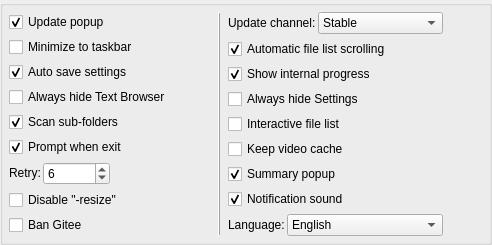
            <widget class="QGroupBox" name="groupBox_8">
             <property name="title">
              <string/>
             </property>
             <layout class="QGridLayout" name="gridLayout_14" columnstretch="0,0,0,0,0">
              <property name="leftMargin">
               <number>6</number>
              </property>
              <property name="topMargin">
               <number>6</number>
              </property>
              <property name="rightMargin">
               <number>6</number>
              </property>
              <property name="bottomMargin">
               <number>6</number>
              </property>
              <property name="spacing">
               <number>7</number>
              </property>
              <item row="0" column="0">
               <widget class="QFrame" name="frame_7">
                <property name="frameShape">
                 <enum>QFrame::NoFrame</enum>
                </property>
                <property name="frameShadow">
                 <enum>QFrame::Raised</enum>
                </property>
                <layout class="QGridLayout" name="gridLayout_50">
                 <property name="leftMargin">
                  <number>0</number>
                 </property>
                 <property name="topMargin">
                  <number>0</number>
                 </property>
                 <property name="rightMargin">
                  <number>0</number>
                 </property>
                 <property name="bottomMargin">
                  <number>0</number>
                 </property>
                 <property name="spacing">
                  <number>5</number>
                 </property>
                 <item row="0" column="0">
                  <widget class="QCheckBox" name="checkBox_UpdatePopup">
                   <property name="sizePolicy">
                    <sizepolicy hsizetype="Minimum" vsizetype="Fixed">
                     <horstretch>0</horstretch>
                     <verstretch>0</verstretch>
                    </sizepolicy>
                   </property>
                   <property name="toolTip">
                    <string>A pop-up window will prompts when an update is detected.</string>
                   </property>
                   <property name="text">
                    <string>Update popup</string>
                   </property>
                   <property name="checked">
                    <bool>true</bool>
                   </property>
                  </widget>
                 </item>
                 <item row="2" column="0">
                  <widget class="QCheckBox" name="checkBox_AutoSaveSettings">
                   <property name="toolTip">
                    <string>Settings will be saved automatically when you close the software.</string>
                   </property>
                   <property name="text">
                    <string>Auto save settings</string>
                   </property>
                   <property name="checked">
                    <bool>true</bool>
                   </property>
                  </widget>
                 </item>
                 <item row="9" column="0">
                  <widget class="QCheckBox" name="checkBox_DisableResize_gif">
                   <property name="toolTip">
                    <string>This option will be automatically enabled to improve
performance and fix issues when the software detects
that your PC has compatibility issues with ImageMagick.</string>
                   </property>
                   <property name="text">
                    <string>Disable &quot;-resize&quot;</string>
                   </property>
                  </widget>
                 </item>
                 <item row="5" column="0">
                  <widget class="QCheckBox" name="checkBox_PromptWhenExit">
                   <property name="text">
                    <string>Prompt when exit</string>
                   </property>
                   <property name="checked">
                    <bool>true</bool>
                   </property>
                  </widget>
                 </item>
                 <item row="1" column="0">
                  <widget class="QCheckBox" name="checkBox_MinimizeToTaskbar">
                   <property name="text">
                    <string>Minimize to taskbar</string>
                   </property>
                  </widget>
                 </item>
                 <item row="3" column="0">
                  <widget class="QCheckBox" name="checkBox_AlwaysHideTextBrowser">
                   <property name="toolTip">
                    <string>[Text browser] will be automatically hidden when the software starts.</string>
                   </property>
                   <property name="text">
                    <string>Always hide Text Browser</string>
                   </property>
                  </widget>
                 </item>
                 <item row="4" column="0">
                  <widget class="QCheckBox" name="checkBox_ScanSubFolders">
                   <property name="toolTip">
                    <string>When adding a folder to the file list, scan the files in
the subfolder and add them to the file list.</string>
                   </property>
                   <property name="text">
                    <string>Scan sub-folders</string>
                   </property>
                   <property name="checked">
                    <bool>true</bool>
                   </property>
                  </widget>
                 </item>
                 <item row="6" column="0">
                  <widget class="QFrame" name="frame_4">
                   <property name="sizePolicy">
                    <sizepolicy hsizetype="Preferred" vsizetype="Fixed">
                     <horstretch>0</horstretch>
                     <verstretch>0</verstretch>
                    </sizepolicy>
                   </property>
                   <property name="frameShape">
                    <enum>QFrame::NoFrame</enum>
                   </property>
                   <property name="frameShadow">
                    <enum>QFrame::Raised</enum>
                   </property>
                   <property name="lineWidth">
                    <number>0</number>
                   </property>
                   <layout class="QGridLayout" name="gridLayout_46">
                    <property name="leftMargin">
                     <number>0</number>
                    </property>
                    <property name="topMargin">
                     <number>0</number>
                    </property>
                    <property name="rightMargin">
                     <number>0</number>
                    </property>
                    <property name="bottomMargin">
                     <number>0</number>
                    </property>
                    <property name="spacing">
                     <number>2</number>
                    </property>
                    <item row="0" column="0">
                     <widget class="QLabel" name="label_39">
                      <property name="sizePolicy">
                       <sizepolicy hsizetype="Fixed" vsizetype="Fixed">
                        <horstretch>0</horstretch>
                        <verstretch>0</verstretch>
                       </sizepolicy>
                      </property>
                      <property name="toolTip">
                       <string>The number of retries when an image (or frame) processing fails.</string>
                      </property>
                      <property name="text">
                       <string>Retry:</string>
                      </property>
                     </widget>
                    </item>
                    <item row="0" column="1">
                     <widget class="QSpinBox" name="spinBox_retry">
                      <property name="sizePolicy">
                       <sizepolicy hsizetype="Preferred" vsizetype="Fixed">
                        <horstretch>0</horstretch>
                        <verstretch>0</verstretch>
                       </sizepolicy>
                      </property>
                      <property name="toolTip">
                       <string>The number of retries when an image (or frame) processing fails.</string>
                      </property>
                      <property name="minimum">
                       <number>1</number>
                      </property>
                      <property name="maximum">
                       <number>999999999</number>
                      </property>
                      <property name="value">
                       <number>6</number>
                      </property>
                     </widget>
                    </item>
                    <item row="0" column="2">
                     <spacer name="horizontalSpacer_5">
                      <property name="orientation">
                       <enum>Qt::Horizontal</enum>
                      </property>
                      <property name="sizeHint" stdset="0">
                       <size>
                        <width>40</width>
                        <height>20</height>
                       </size>
                      </property>
                     </spacer>
                    </item>
                   </layout>
                  </widget>
                 </item>
                 <item row="10" column="0">
                  <widget class="QCheckBox" name="checkBox_BanGitee">
                   <property name="toolTip">
                    <string>Stop downloading any data from Gitee.

When you cannot access github, enabling 
this option will affect the automatic
detection of new updates.</string>
                   </property>
                   <property name="text">
                    <string>Ban Gitee</string>
                   </property>
                  </widget>
                 </item>
                </layout>
               </widget>
              </item>
              <item row="0" column="4">
               <spacer name="horizontalSpacer_44">
                <property name="orientation">
                 <enum>Qt::Horizontal</enum>
                </property>
                <property name="sizeHint" stdset="0">
                 <size>
                  <width>40</width>
                  <height>20</height>
                 </size>
                </property>
               </spacer>
              </item>
              <item row="0" column="2">
               <widget class="Line" name="line_44">
                <property name="frameShadow">
                 <enum>QFrame::Raised</enum>
                </property>
                <property name="orientation">
                 <enum>Qt::Vertical</enum>
                </property>
               </widget>
              </item>
              <item row="0" column="1">
               <spacer name="horizontalSpacer_9">
                <property name="orientation">
                 <enum>Qt::Horizontal</enum>
                </property>
                <property name="sizeHint" stdset="0">
                 <size>
                  <width>40</width>
                  <height>20</height>
                 </size>
                </property>
               </spacer>
              </item>
              <item row="0" column="3">
               <widget class="QFrame" name="frame_8">
                <property name="frameShape">
                 <enum>QFrame::NoFrame</enum>
                </property>
                <property name="frameShadow">
                 <enum>QFrame::Raised</enum>
                </property>
                <layout class="QGridLayout" name="gridLayout_49">
                 <property name="leftMargin">
                  <number>0</number>
                 </property>
                 <property name="topMargin">
                  <number>0</number>
                 </property>
                 <property name="rightMargin">
                  <number>0</number>
                 </property>
                 <property name="bottomMargin">
                  <number>0</number>
                 </property>
                 <property name="spacing">
                  <number>5</number>
                 </property>
                 <item row="8" column="0">
                  <widget class="QFrame" name="frame_3">
                   <property name="sizePolicy">
                    <sizepolicy hsizetype="Preferred" vsizetype="Fixed">
                     <horstretch>0</horstretch>
                     <verstretch>0</verstretch>
                    </sizepolicy>
                   </property>
                   <property name="frameShape">
                    <enum>QFrame::NoFrame</enum>
                   </property>
                   <property name="frameShadow">
                    <enum>QFrame::Raised</enum>
                   </property>
                   <property name="lineWidth">
                    <number>0</number>
                   </property>
                   <layout class="QGridLayout" name="gridLayout_27">
                    <property name="leftMargin">
                     <number>0</number>
                    </property>
                    <property name="topMargin">
                     <number>0</number>
                    </property>
                    <property name="rightMargin">
                     <number>0</number>
                    </property>
                    <property name="bottomMargin">
                     <number>0</number>
                    </property>
                    <property name="spacing">
                     <number>2</number>
                    </property>
                    <item row="0" column="1">
                     <widget class="QComboBox" name="comboBox_language">
                      <property name="minimumSize">
                       <size>
                        <width>150</width>
                        <height>0</height>
                       </size>
                      </property>
                      <property name="toolTip">
                       <string>We recommend that you restart the software after changing 
the language for the language settings to fully take effect.</string>
                      </property>
                      <property name="currentText">
                       <string notr="true">English</string>
                      </property>
                      <item>
                       <property name="text">
                        <string notr="true">English</string>
                       </property>
                      </item>
                      <item>
                       <property name="text">
                        <string notr="true">简体中文</string>
                       </property>
                      </item>
                      <item>
                       <property name="text">
                        <string notr="true">繁體中文(由uimee翻譯)</string>
                       </property>
                      </item>
                      <item>
                       <property name="text">
                        <string notr="true">Русский</string>
                       </property>
                      </item>
                     </widget>
                    </item>
                    <item row="0" column="0">
                     <widget class="QLabel" name="label_21">
                      <property name="sizePolicy">
                       <sizepolicy hsizetype="Fixed" vsizetype="Fixed">
                        <horstretch>0</horstretch>
                        <verstretch>0</verstretch>
                       </sizepolicy>
                      </property>
                      <property name="maximumSize">
                       <size>
                        <width>16777215</width>
                        <height>16777215</height>
                       </size>
                      </property>
                      <property name="toolTip">
                       <string>We recommend that you restart the software after changing 
the language for the language settings to fully take effect.</string>
                      </property>
                      <property name="text">
                       <string>Language:</string>
                      </property>
                      <property name="alignment">
                       <set>Qt::AlignLeading|Qt::AlignLeft|Qt::AlignVCenter</set>
                      </property>
                     </widget>
                    </item>
                   </layout>
                  </widget>
                 </item>
                 <item row="7" column="0">
                  <widget class="QCheckBox" name="checkBox_NfSound">
                   <property name="toolTip">
                    <string>Play Notification sound.</string>
                   </property>
                   <property name="text">
                    <string>Notification sound</string>
                   </property>
                   <property name="checked">
                    <bool>true</bool>
                   </property>
                  </widget>
                 </item>
                 <item row="1" column="0">
                  <widget class="QCheckBox" name="checkBox_FileListAutoSlide">
                   <property name="toolTip">
                    <string>When the file processing status changes, the file list scrolls automatically.</string>
                   </property>
                   <property name="text">
                    <string>Automatic file list scrolling</string>
                   </property>
                   <property name="checked">
                    <bool>true</bool>
                   </property>
                  </widget>
                 </item>
                 <item row="0" column="0">
                  <widget class="QFrame" name="frame_6">
                   <property name="sizePolicy">
                    <sizepolicy hsizetype="Preferred" vsizetype="Fixed">
                     <horstretch>0</horstretch>
                     <verstretch>0</verstretch>
                    </sizepolicy>
                   </property>
                   <property name="frameShape">
                    <enum>QFrame::NoFrame</enum>
                   </property>
                   <property name="frameShadow">
                    <enum>QFrame::Raised</enum>
                   </property>
                   <property name="lineWidth">
                    <number>0</number>
                   </property>
                   <layout class="QGridLayout" name="gridLayout_48">
                    <property name="leftMargin">
                     <number>0</number>
                    </property>
                    <property name="topMargin">
                     <number>0</number>
                    </property>
                    <property name="rightMargin">
                     <number>0</number>
                    </property>
                    <property name="bottomMargin">
                     <number>0</number>
                    </property>
                    <property name="spacing">
                     <number>2</number>
                    </property>
                    <item row="0" column="0">
                     <widget class="QLabel" name="label_55">
                      <property name="sizePolicy">
                       <sizepolicy hsizetype="Fixed" vsizetype="Fixed">
                        <horstretch>0</horstretch>
                        <verstretch>0</verstretch>
                       </sizepolicy>
                      </property>
                      <property name="text">
                       <string>Update channel:</string>
                      </property>
                     </widget>
                    </item>
                    <item row="0" column="1">
                     <widget class="QComboBox" name="comboBox_UpdateChannel">
                      <property name="sizePolicy">
                       <sizepolicy hsizetype="Preferred" vsizetype="Fixed">
                        <horstretch>0</horstretch>
                        <verstretch>0</verstretch>
                       </sizepolicy>
                      </property>
                      <property name="toolTip">
                       <string/>
                      </property>
                      <item>
                       <property name="text">
                        <string>Stable</string>
                       </property>
                      </item>
                      <item>
                       <property name="text">
                        <string>Beta</string>
                       </property>
                      </item>
                     </widget>
                    </item>
                   </layout>
                  </widget>
                 </item>
                 <item row="5" column="0">
                  <widget class="QCheckBox" name="checkBox_KeepVideoCache">
                   <property name="toolTip">
                    <string>Keep video cache after processing the video.</string>
                   </property>
                   <property name="text">
                    <string>Keep video cache</string>
                   </property>
                   <property name="checked">
                    <bool>false</bool>
                   </property>
                  </widget>
                 </item>
                 <item row="4" column="0">
                  <widget class="QCheckBox" name="checkBox_FileList_Interactive">
                   <property name="text">
                    <string>Interactive file list</string>
                   </property>
                   <property name="checked">
                    <bool>false</bool>
                   </property>
                  </widget>
                 </item>
                 <item row="3" column="0">
                  <widget class="QCheckBox" name="checkBox_AlwaysHideSettings">
                   <property name="toolTip">
                    <string>[Settings] will be automatically hidden when the software starts.</string>
                   </property>
                   <property name="text">
                    <string>Always hide Settings</string>
                   </property>
                  </widget>
                 </item>
                 <item row="2" column="0">
                  <widget class="QCheckBox" name="checkBox_ShowInterPro">
                   <property name="toolTip">
                    <string>Output internal Scale and Denoise progress of GIF and video process inside textbrowser.</string>
                   </property>
                   <property name="text">
                    <string>Show internal progress</string>
                   </property>
                   <property name="checked">
                    <bool>true</bool>
                   </property>
                  </widget>
                 </item>
                 <item row="6" column="0">
                  <widget class="QCheckBox" name="checkBox_SummaryPopup">
                   <property name="toolTip">
                    <string>Show the summary pop-up window after processing all files.</string>
                   </property>
                   <property name="text">
                    <string>Summary popup</string>
                   </property>
                   <property name="checked">
                    <bool>true</bool>
                   </property>
                  </widget>
                 </item>
                </layout>
               </widget>
              </item>
             </layout>
            </widget>
